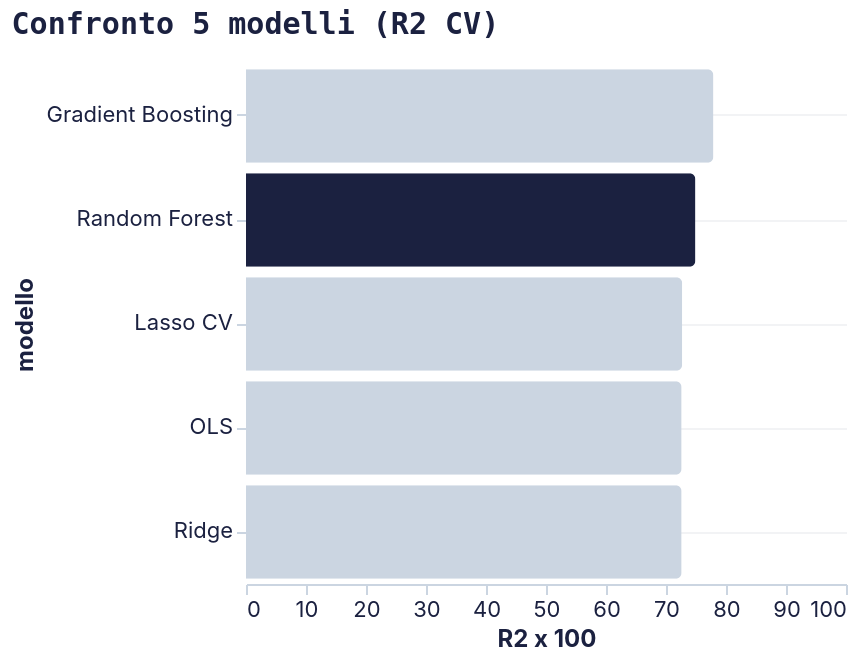

Source (Vega-Lite JSON):
### Vega-Lite specification from a JSON file in a GitHub repository (floating-point values rounded to 4 significant figures)
{"config": {"background": null, "view": {"stroke": null}, "title": {"font": "Space Mono, monospace", "fontSize": 15, "fontWeight": "bold", "color": "#1b2140", "anchor": "start", "offset": 12}, "axis": {"labelFont": "Inter, sans-serif", "titleFont": "Inter, sans-serif", "labelFontSize": 11, "titleFontSize": 12, "titleFontWeight": "bold", "labelColor": "#1b2140", "titleColor": "#1b2140", "gridColor": "#E5E7EB", "gridOpacity": 0.5, "domainColor": "#CBD5E1", "tickColor": "#CBD5E1", "labelAngle": 0}, "axisY": {"grid": true, "domain": false}, "axisX": {"grid": false}, "legend": {"labelFont": "Inter, sans-serif", "titleFont": "Inter, sans-serif", "labelFontSize": 11, "titleFontSize": 12, "titleFontWeight": "bold", "labelColor": "#1b2140", "titleColor": "#1b2140", "orient": "top", "direction": "horizontal", "symbolType": "circle"}, "range": {"category": ["#1b2140", "#ff8009", "#9a0641", "#ffe34a", "#e7b6af", "#64748B"], "ordinal": {"scheme": "blues"}, "heatmap": {"scheme": "blues"}, "ramp": {"scheme": "blues"}}, "bar": {"color": "#1b2140", "cornerRadiusTopRight": 3, "cornerRadiusBottomRight": 3}, "line": {"color": "#1b2140", "strokeWidth": 2.5}, "point": {"color": "#1b2140", "filled": true}, "circle": {"color": "#1b2140"}, "text": {"font": "Inter, sans-serif", "fontSize": 11, "color": "#1b2140"}, "arc": {"fill": "#1b2140"}, "area": {"fill": "#1b2140", "opacity": 0.5}}, "data": {"name": "data-80b36cb90e535f82888f9b70b0eea566"}, "mark": {"type": "bar"}, "encoding": {"color": {"condition": {"test": "(datum.modello === 'Random Forest')", "value": "#1b2140"}, "value": "#CBD5E1"}, "tooltip": [{"field": "modello", "type": "nominal"}, {"field": "R2", "type": "quantitative"}], "x": {"field": "R2", "scale": {"domain": [0, 100]}, "title": "R2 x 100", "type": "quantitative"}, "y": {"field": "modello", "sort": "-x", "type": "nominal"}}, "height": 260, "title": "Confronto 5 modelli (R2 CV)", "width": "container", "$schema": "https://vega.github.io/schema/vega-lite/v6.4.1.json", "datasets": {"data-80b36cb90e535f82888f9b70b0eea566": [{"modello": "OLS", "R2": 72.6}, {"modello": "Ridge", "R2": 72.6}, {"modello": "Lasso CV", "R2": 72.7}, {"modello": "Random Forest", "R2": 74.9}, {"modello": "Gradient Boosting", "R2": 77.9}]}}
